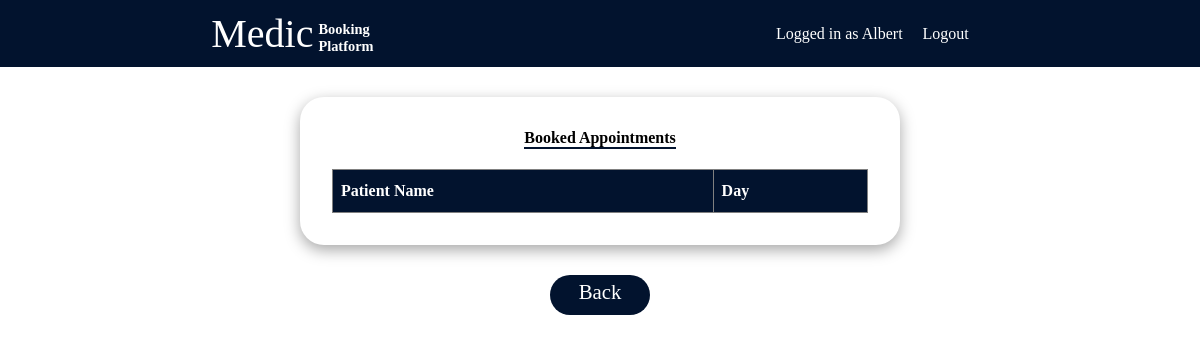
Before: /appointment (signed in) with the older database file.
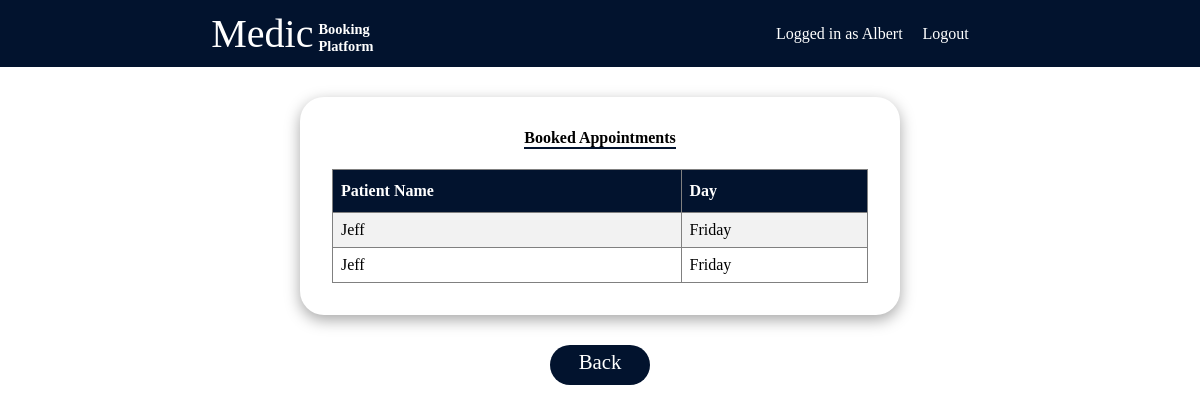
After: the same page with the newer database file.
### main/models.py (models this page shows, shortened)
class Appointments(models.Model):
    day = models.CharField(max_length=255, null=True)
    patient = models.ForeignKey(Patient,null=False, on_delete=models.CASCADE,default=True)
    doctor = models.ForeignKey(Doctor, on_delete=models.CASCADE , null=False, default=True)
    is_accept = models.BooleanField(default=False)
    is_reject = models.BooleanField(default=False)

class Patient(models.Model):
    GENDER_CHOICES = (
        ('M', 'Male'),
        ('F', 'Female'),
    )
    user = models.OneToOneField(User, null=True, blank=True, on_delete=models.CASCADE)
    gender = models.CharField(choices=GENDER_CHOICES, null=True, max_length=128)
    mobile_number = models.CharField(max_length=10)
    age = models.IntegerField()
    def __str__(self):
        return self.user.first_name

### main/views.py (the view)
# urls.py: path('appointment', views.appointment, name='appointment'),
@login_required(login_url='login')
def appointment(request):
    appointments = Appointments.objects.filter(doctor = request.user.doctor)
    context = {
        "appointments" : appointments
    }
    return render(request, 'main/appointments.html', context)

### main/models.py (called while the page is built)
    def __str__(self):
        return self.user.first_name

### main/templates/main/appointments.html (shortened to what this page needs)
{% extends 'main/base.html' %}
{% load widget_tweaks %}
{% block content %}
<main class="appointments"
style="display: flex ;
flex-direction: column;
align-items: center;"
>
    <div class="appointment">
        <h4>Booked Appointments</h4>
        <table border="1">
            <tr>
                <th>Patient Name</th>
                <th>Day</th>
            </tr>
            {% for person in appointments %}
            <tr>
                <td>{{person.patient}}</td>
                <td>{{person.day}}</td>
            </tr>
            {% endfor %}
        </table>
    </div>
    <a
    style="
    width: 100px;
    height: 40px;
    border-radius: 20px;
    background-color:  #02132e;
    color: white;
    text-align: center;
    padding: 5px;
    font-size: 1.3rem;
    "
    href="{% url 'doctor' %}"> Back </a>
</main>
{% endblock %}

Changed rows visible on the page:
now on this page (row edited): Appointments: patient "Jeff", day "Friday"
added Appointments: patient "Jeff", day "Friday"
